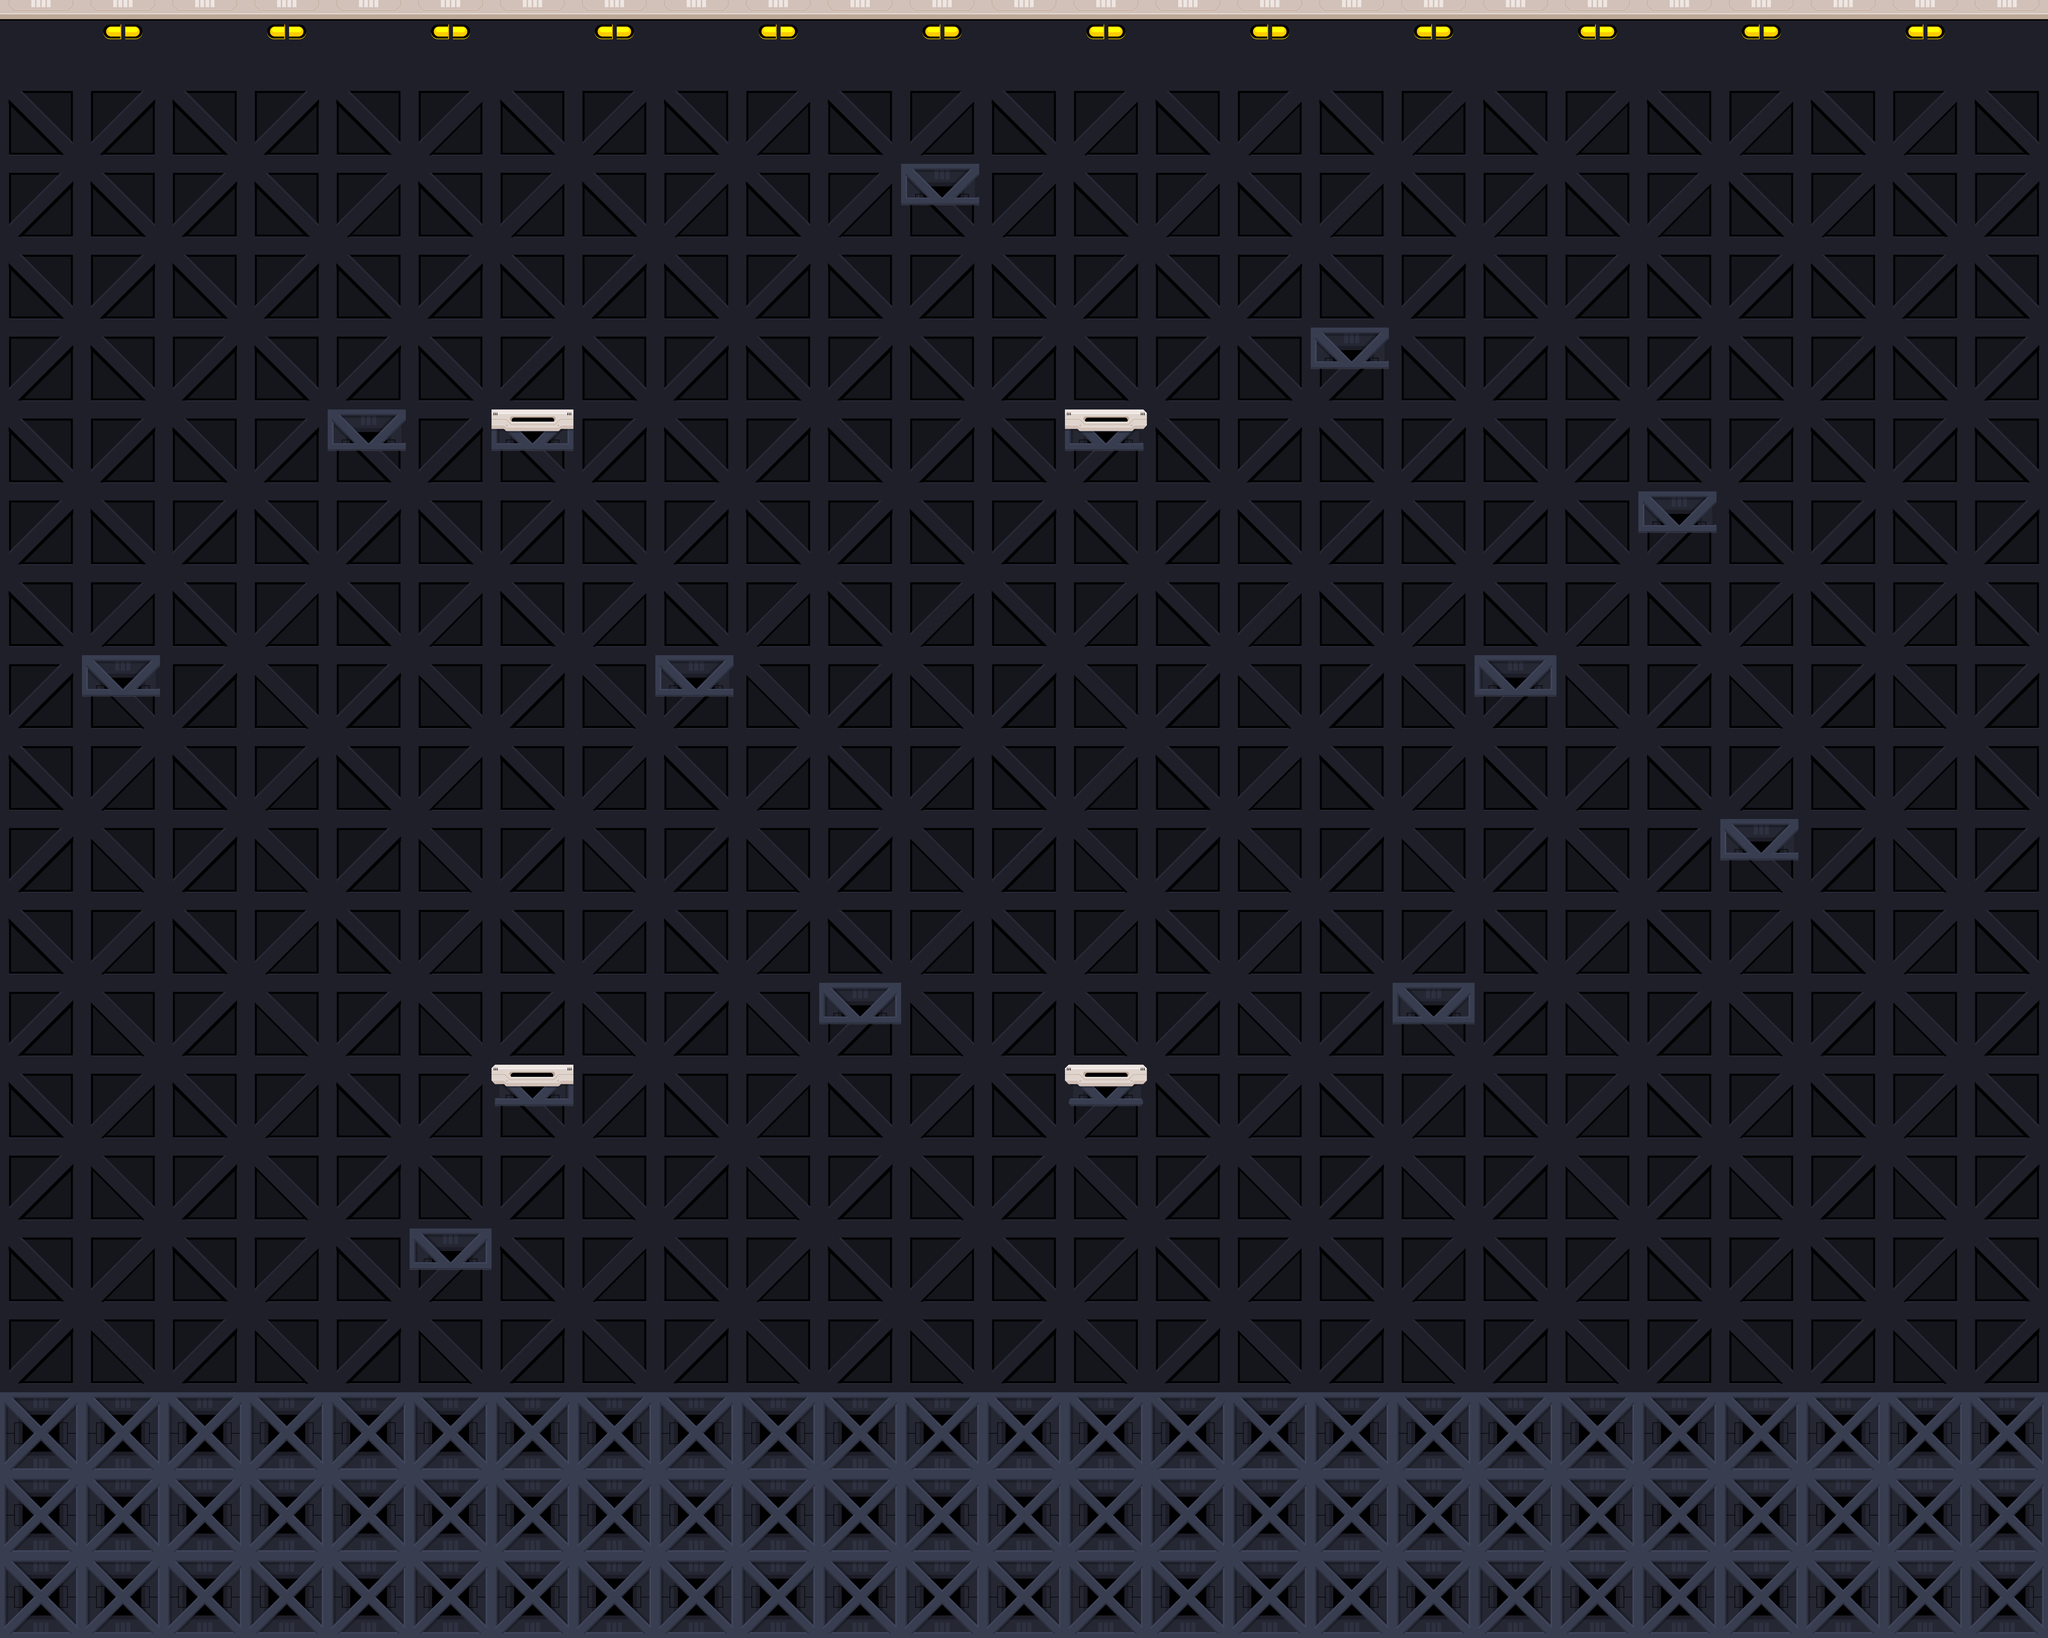

Tiled map render using the project's own tile images. Description and the whole map definition, tile-layer contents included, below:
An orthogonal 25x20 tile map with 256x256 px tiles, 2 tile layers (BackGround, Level_Tiles), 2 tilesets and 6 objects (2x Door, K3, K2, K1, K4).

<map version="1.9" tiledversion="1.9.2" orientation="orthogonal" renderorder="right-down" width="25" height="20" tilewidth="256" tileheight="256" infinite="0" nextlayerid="4" nextobjectid="25">
 <editorsettings>
  <export format="tmx" />
 </editorsettings>
 <tileset firstgid="1" source="Org_Tiles.tsx" />
 <tileset firstgid="37" source="Org_Objects.tsx" />
 <layer id="1" name="BackGround" width="25" height="20">
  <data encoding="csv">
4,3,4,3,4,3,4,3,4,3,4,3,4,3,4,3,4,3,4,3,4,3,4,3,4,
6,5,6,2147483654,6,8,6,8,6,8,6,8,6,8,6,8,6,8,6,8,6,8,6,8,6,
5,6,5,6,8,6,8,6,8,6,8,6,8,6,8,6,8,6,8,6,8,6,8,6,5,
6,2147483654,6,2147483654,6,2147483654,6,2147483654,6,2147483654,6,2147483654,6,2147483654,6,2147483654,6,2147483654,6,2147483654,6,2147483654,6,2147483654,6,
5,2147483653,5,2147483653,5,2147483653,5,2147483653,5,2147483653,5,2147483653,5,2147483653,5,2147483653,5,2147483653,5,2147483653,5,2147483653,5,2147483653,5,
6,2147483654,6,2147483654,6,2147483654,6,2147483654,6,2147483654,6,2147483654,6,2147483654,6,2147483654,6,2147483654,6,2147483654,6,2147483654,6,2147483654,6,
5,2147483653,5,2147483653,5,2147483653,5,2147483653,5,2147483653,5,2147483653,5,2147483653,5,2147483653,5,2147483653,5,2147483653,5,2147483653,5,2147483653,5,
6,8,6,8,6,8,6,8,6,8,6,8,6,8,6,8,6,8,6,8,6,8,6,8,6,
5,7,5,7,5,7,5,7,5,7,5,7,5,7,5,7,5,7,5,7,5,7,5,7,5,
6,8,6,8,6,8,6,8,6,8,6,8,6,8,6,8,6,8,6,8,6,8,6,8,6,
5,7,5,7,5,7,5,7,5,7,5,7,5,7,5,7,5,7,5,7,5,7,5,7,5,
6,8,6,8,6,8,6,8,6,8,6,8,6,8,6,8,6,8,6,8,6,8,6,8,6,
5,7,5,7,5,7,5,7,5,7,5,7,5,7,5,7,5,7,5,7,5,7,5,7,5,
6,8,6,8,6,8,6,8,6,8,6,8,6,8,6,8,6,8,6,8,6,8,6,8,6,
5,7,5,7,5,7,5,7,5,7,5,7,5,7,5,7,5,7,5,7,5,7,5,7,5,
6,8,6,8,6,8,6,8,6,8,6,8,6,8,6,8,6,8,6,8,6,8,6,8,6,
5,7,5,7,5,7,5,7,5,7,5,7,5,7,5,7,5,7,5,7,5,7,5,7,5,
6,8,6,8,6,8,6,8,6,8,6,8,6,8,6,8,6,8,6,8,6,8,6,8,6,
5,7,5,7,5,7,5,7,5,7,5,7,5,7,5,7,5,7,5,7,5,7,5,7,5,
6,8,6,8,6,8,6,8,6,8,6,8,6,8,6,8,6,8,6,8,6,8,6,8,6
</data>
 </layer>
 <layer id="2" name="Level_Tiles" width="25" height="20">
  <data encoding="csv">
0,0,0,0,0,0,0,0,0,0,0,0,0,0,0,0,0,0,0,0,0,0,0,0,0,
0,0,0,0,0,0,0,0,0,0,0,0,0,0,0,0,0,0,0,0,0,0,0,0,0,
0,0,0,0,0,0,0,0,0,0,0,24,0,0,0,0,0,0,0,0,0,0,0,0,0,
0,0,0,0,0,0,0,0,0,0,0,0,0,0,0,0,0,0,0,0,0,0,0,0,0,
0,0,0,0,0,0,0,0,0,0,0,0,0,0,0,0,24,0,0,0,0,0,0,0,0,
0,0,0,0,24,0,26,0,0,0,0,0,0,27,0,0,0,0,0,0,0,0,0,0,0,
0,0,0,0,0,0,0,0,0,0,0,0,0,0,0,0,0,0,0,0,24,0,0,0,0,
0,0,0,0,0,0,0,0,0,0,0,0,0,0,0,0,0,0,0,0,0,0,0,0,0,
0,24,0,0,0,0,0,0,24,0,0,0,0,0,0,0,0,0,23,0,0,0,0,0,0,
0,0,0,0,0,0,0,0,0,0,0,0,0,0,0,0,0,0,0,0,0,0,0,0,0,
0,0,0,0,0,0,0,0,0,0,0,0,0,0,0,0,0,0,0,0,0,24,0,0,0,
0,0,0,0,0,0,0,0,0,0,0,0,0,0,0,0,0,0,0,0,0,0,0,0,0,
0,0,0,0,0,0,0,0,0,0,23,0,0,0,0,0,0,23,0,0,0,0,0,0,0,
0,0,0,0,0,0,25,0,0,0,0,0,0,28,0,0,0,0,0,0,0,0,0,0,0,
0,0,0,0,0,0,0,0,0,0,0,0,0,0,0,0,0,0,0,0,0,0,0,0,0,
0,0,0,0,0,23,0,0,0,0,0,0,0,0,0,0,0,0,0,0,0,0,0,0,0,
0,0,0,0,0,0,0,0,0,0,0,0,0,0,0,0,0,0,0,0,0,0,0,0,0,
18,18,18,18,18,18,18,18,18,18,18,18,18,18,18,18,18,18,18,18,18,18,18,18,18,
18,18,18,18,18,18,18,18,18,18,18,18,18,18,18,18,18,18,18,18,18,18,18,18,18,
18,18,18,18,18,18,18,18,18,18,18,18,18,18,18,18,18,18,18,18,18,18,18,18,18
</data>
 </layer>
 <objectgroup id="3" name="Level_Objects">
  <object id="2" name="Start_Door" class="Door" gid="37" x="76" y="4296" width="704" height="1064" />
  <object id="6" name="Finish_Door" class="Door" gid="39" x="5694.49" y="4330.97" width="721" height="1088" />
  <object id="21" name="K3" gid="42" x="4757.33" y="4372.74" width="328" height="657" />
  <object id="23" name="K2" gid="42" x="4143.67" y="4366" width="328" height="657" />
  <object id="24" name="K1" gid="42" x="3503.03" y="4372.74" width="328" height="657" />
  <object id="22" name="K4" gid="42" x="5377.74" y="4352.51" width="328" height="657" />
 </objectgroup>
</map>
